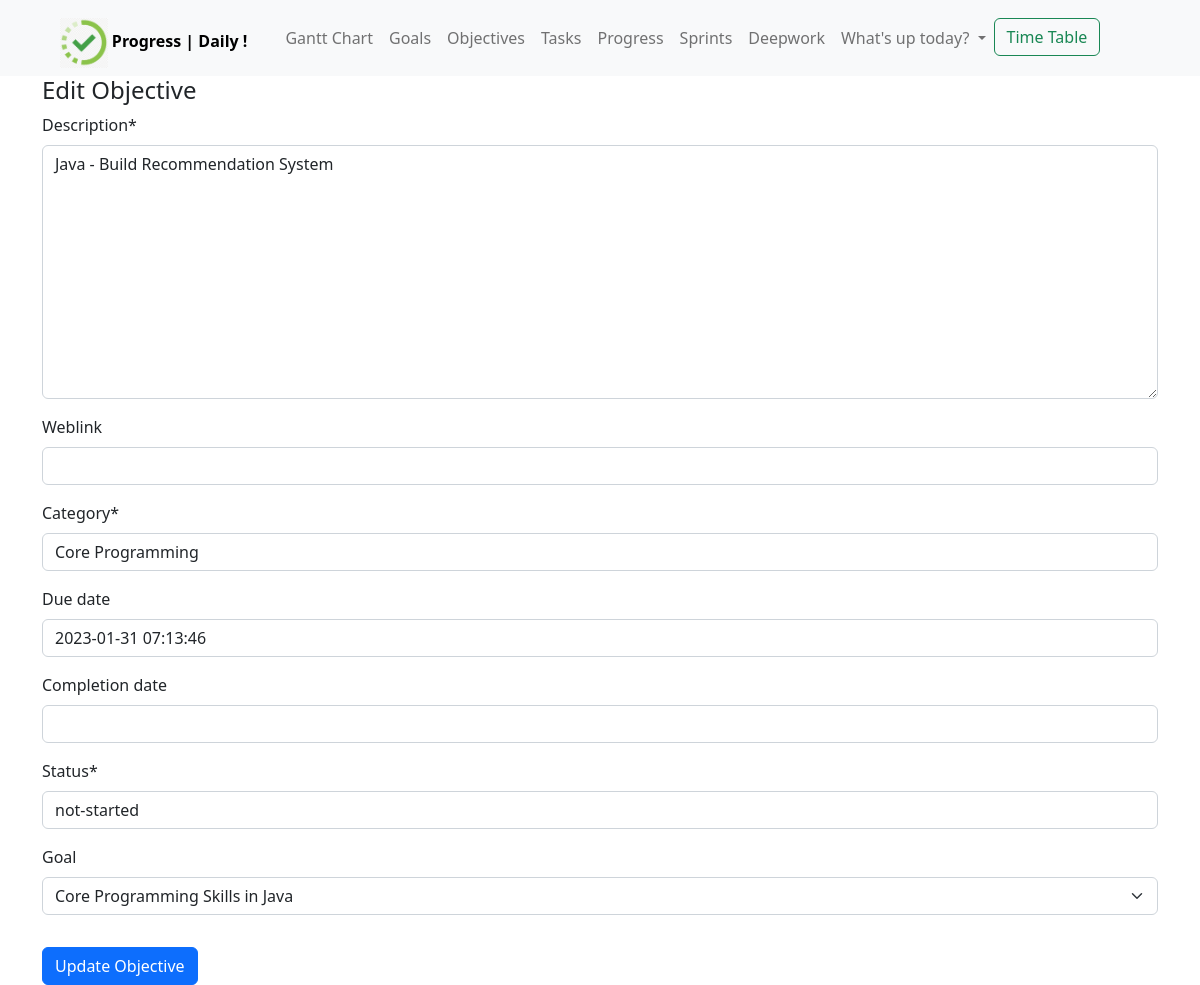
/objective/23/edit, run on an earlier commit of the app's database.
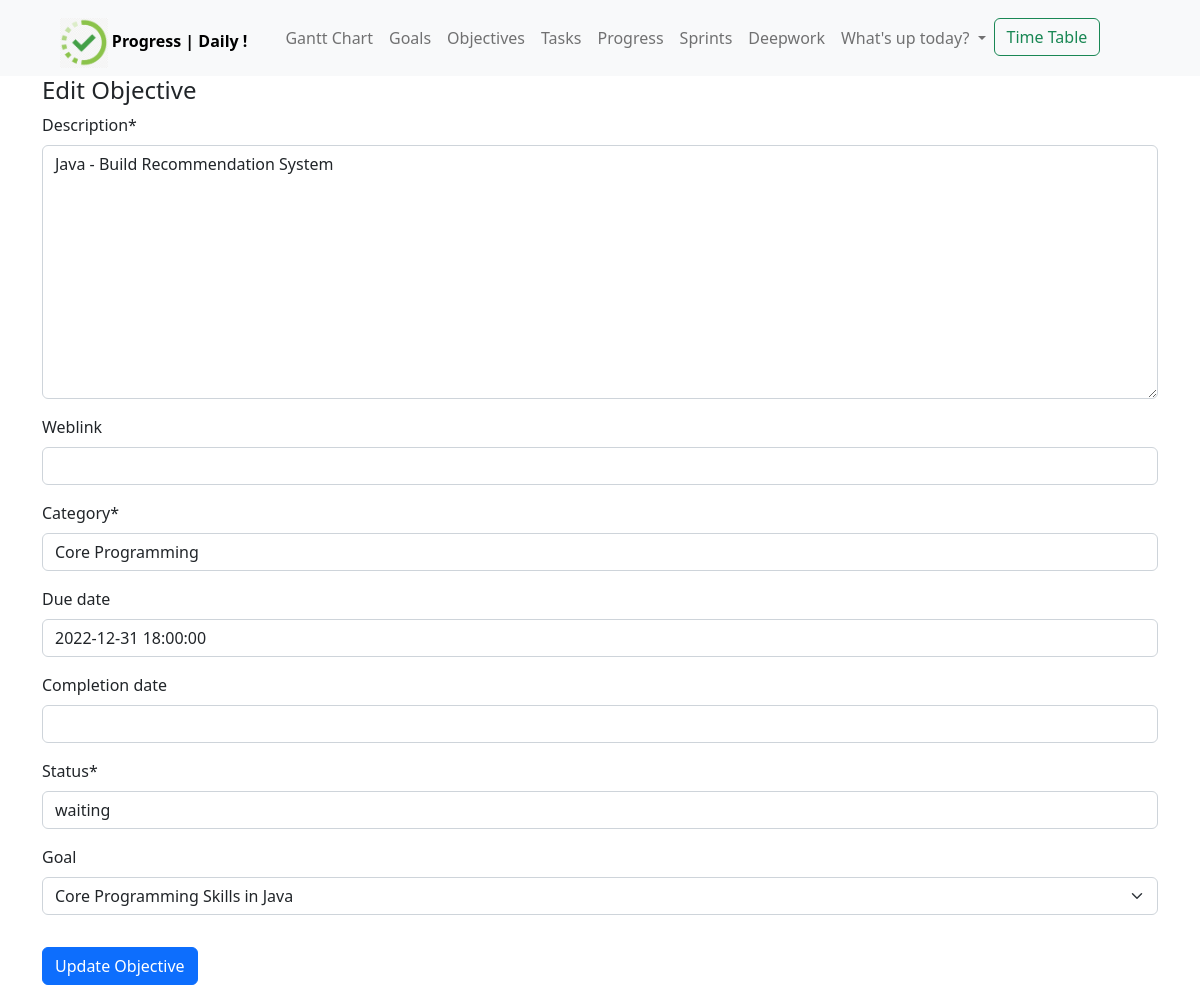
And on a later commit of the database.
### track/models.py (models this page shows, shortened)
class Objective(models.Model):
    description = models.TextField(max_length=250)
    weblink = models.CharField(null=True, blank=True, max_length=250)
    category = models.CharField(max_length=100)
    due_date = models.DateTimeField(null=True, blank=True)
    completion_date = models.DateTimeField(null=True, blank=True)
    effort_hours = models.FloatField(default=0.0)
    effort_left = models.FloatField(default=0.0)
    status = models.CharField(max_length=100)
    tasks = GenericRelation(Task)
    goal = models.ForeignKey(
        Goal, on_delete=models.CASCADE, null=True, blank=True, related_name='goal_objectives')
    progress = models.PositiveIntegerField(default=0)

class Goal(models.Model):
    description = models.TextField(max_length=250)
    status = models.CharField(max_length=100)
    target_date = models.DateField(blank=True, null=True)
    def __str__(self):
        return self.description

### track/views.py (the view)
# urls.py: path('objective/<int:id>/edit', views.edit_objective, name='objective_edit'),
def edit_objective(request, id):
    objective = models.Objective.objects.get(pk=id)
    if request.method == "POST":
        form = ObjectiveForm(request.POST, instance=objective)
        if form.is_valid():
            form.save()
            total_hours = sum([task.effort_hours for task in objective.tasks.all()]) or 1
            hours_left = sum([task.effort_hours for task in objective.tasks.all() if task.status != 'completed'])
            progress = round((total_hours-hours_left)/total_hours*100, 2)
            objective.effort_hours = total_hours
            objective.effort_left = hours_left
            objective.progress = progress
            objective.save()
            return redirect(reverse('objective_detail', kwargs={'id': id}))
    else:
        form = ObjectiveForm(instance=objective)
    return render(request, 'track/objective_edit.html', {'form': form})

### track/forms.py
class ObjectiveForm(forms.ModelForm):
    class Meta:
        model = Objective
        fields = '__all__'
        exclude = ('effort_hours', 'effort_left', 'progress')

### templates/track/objective_edit.html (shortened to what this page needs)
{% extends 'base.html' %}
{% load crispy_forms_tags %}
{% block content %}
<div class="container">
  <h4>Edit Objective</h4>
  <form action="" method="post">
    {{ form|crispy }}
    <button class="btn btn-primary mt-3" type="submit">Update Objective</button>
  </form>
</div>
{% endblock content %}

What changed in the data, as far as the page shows it:
changed Objective "Core Programming": due_date "2023-01-31 07:13:46" → "2022-12-31 18:00:00"; status "not-started" → "waiting"
